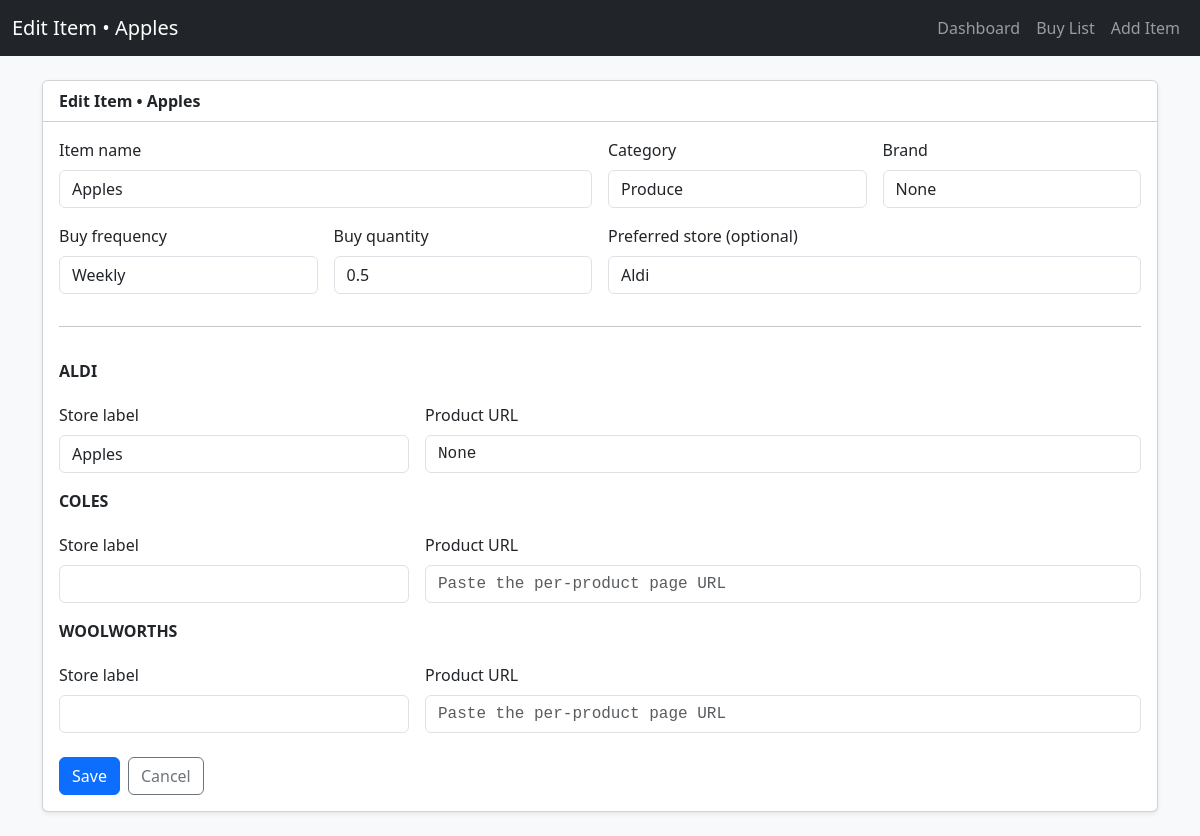
The page /items/2 on the database its author committed.
### app/models.py (models this page shows)
class Item(Base):
    __tablename__ = "items"
    id = Column(Integer, primary_key=True)
    name = Column(String, nullable=False)
    category = Column(String, nullable=True)
    brand = Column(String, nullable=True)
    buy_freq = Column(String, nullable=True)
    buy_qty = Column(Float, nullable=True)
    preferred_store = Column(String, nullable=True)
    links = relationship("StoreLink", back_populates="item", cascade="all, delete-orphan")
    prices = relationship("PriceHistory", back_populates="item", cascade="all, delete-orphan")

class StoreLink(Base):
    __tablename__ = "store_links"
    id = Column(Integer, primary_key=True)
    item_id = Column(Integer, ForeignKey("items.id"), nullable=False)
    store_id = Column(Integer, ForeignKey("stores.id"), nullable=False)
    store_label = Column(String, nullable=True)   # product name as known in that store
    url = Column(Text, nullable=True)
    item = relationship("Item", back_populates="links")
    store = relationship("Store", back_populates="links")
    __table_args__ = (
        UniqueConstraint("item_id", "store_id", name="uq_item_store"),
    )

### app/main.py (the view)
@app.get("/items/{item_id}", response_class=HTMLResponse)
def item_edit_form(request: Request, item_id: int):
    db = SessionLocal()
    try:
        item = db.query(Item).filter(Item.id == item_id).one()
        stores = db.query(Store).order_by(Store.name.asc()).all()
        links = {sl.store.name: sl for sl in db.query(StoreLink).join(Store).filter(StoreLink.item_id == item_id).all()}
        return templates.TemplateResponse(
            "item_form.html",
            {"request": request, "title": f"Edit Item • {item.name}", "item": item, "stores": stores, "links": links},
        )
    finally:
        db.close()

### templates/item_form.html
{% extends "base.html" %}
{% block content %}
<div class="card shadow-sm">
  <div class="card-header bg-white fw-semibold">{{ title }}</div>
  <div class="card-body">
    <form method="post" action="{% if item %}/items/{{ item.id }}{% else %}/items/new{% endif %}">
      <div class="row g-3">
        <div class="col-md-6">
          <label class="form-label">Item name</label>
          <input class="form-control" name="name" value="{{ item.name if item else '' }}" required>
        </div>
        <div class="col-md-3">
          <label class="form-label">Category</label>
          <input class="form-control" name="category" value="{{ item.category if item else '' }}">
        </div>
        <div class="col-md-3">
          <label class="form-label">Brand</label>
          <input class="form-control" name="brand" value="{{ item.brand if item else '' }}">
        </div>
        <div class="col-md-3">
          <label class="form-label">Buy frequency</label>
          <input class="form-control" name="buy_freq" value="{{ item.buy_freq if item else '' }}" placeholder="Weekly / Fortnightly / Monthly">
        </div>
        <div class="col-md-3">
          <label class="form-label">Buy quantity</label>
          <input class="form-control" name="buy_qty" value="{{ item.buy_qty if item and item.buy_qty is not none else '' }}" placeholder="e.g. 1 or 0.5">
        </div>
        <div class="col-md-6">
          <label class="form-label">Preferred store (optional)</label>
          <input class="form-control" name="preferred_store" value="{{ item.preferred_store if item else '' }}">
        </div>
        <div class="col-12"><hr></div>
        {% set al = links.get("ALDI") %}
        <div class="col-12"><div class="fw-semibold mb-1">ALDI</div></div>
        <div class="col-md-4">
          <label class="form-label">Store label</label>
          <input class="form-control" name="aldi_label" value="{{ al.store_label if al else '' }}">
        </div>
        <div class="col-md-8">
          <label class="form-label">Product URL</label>
          <input class="form-control mono" name="aldi_url" value="{{ al.url if al else '' }}" placeholder="Paste the per-product page URL">
        </div>
        {% set co = links.get("COLES") %}
        <div class="col-12 mt-3"><div class="fw-semibold mb-1">COLES</div></div>
        <div class="col-md-4">
          <label class="form-label">Store label</label>
          <input class="form-control" name="coles_label" value="{{ co.store_label if co else '' }}">
        </div>
        <div class="col-md-8">
          <label class="form-label">Product URL</label>
          <input class="form-control mono" name="coles_url" value="{{ co.url if co else '' }}" placeholder="Paste the per-product page URL">
        </div>
        {% set wo = links.get("WOOLWORTHS") %}
        <div class="col-12 mt-3"><div class="fw-semibold mb-1">WOOLWORTHS</div></div>
        <div class="col-md-4">
          <label class="form-label">Store label</label>
          <input class="form-control" name="woolies_label" value="{{ wo.store_label if wo else '' }}">
        </div>
        <div class="col-md-8">
          <label class="form-label">Product URL</label>
          <input class="form-control mono" name="woolies_url" value="{{ wo.url if wo else '' }}" placeholder="Paste the per-product page URL">
        </div>
        <div class="col-12 mt-4 d-flex gap-2">
          <button class="btn btn-primary" type="submit">Save</button>
          <a class="btn btn-outline-secondary" href="/">Cancel</a>
        </div>
      </div>
    </form>
  </div>
</div>
{% endblock %}

### templates/base.html (style rules this page uses)
.mono { font-family: ui-monospace, SFMono-Regular, Menlo, Monaco, Consolas, "Liberation Mono", "Courier New", monospace; }

### rows shown on the page
Item: name "Apples", category "Produce", brand "None", buy_freq "Weekly", buy_qty "0.5", preferred_store "Aldi"
StoreLink: aldi_label "Apples", aldi_url "None"

### other values the page prints
{{ title }} "Edit Item • Apples"
